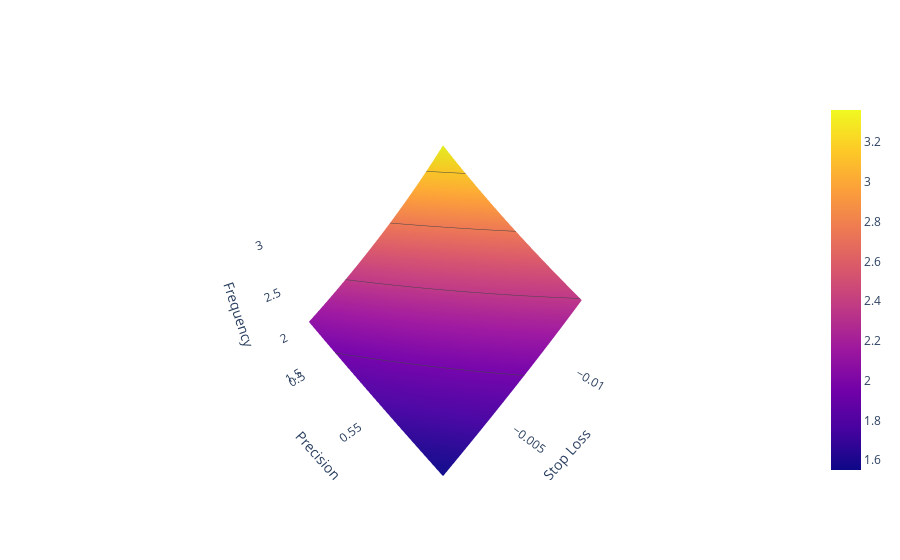

The code cell stored with this chart in its notebook:
### Markdown cell above
# Implied Betting Frequency
Computes the number of bets/year needed to achieve a Sharpe ratio with a certain precision rate

### Code cell
def f_binFreq(x, y):
    return bin_frequency(x, 0.1, y, 1.5)

x = np.linspace(-0.01, -0.001, 100)  
y = np.linspace(0.5, 0.6, 100)     
z = np.zeros((len(x), len(y)))
for i in range(len(x)):
    for j in range(len(y)):
        z[i, j] = f_binFreq(x[i], y[j])

fig = go.Figure(data=[go.Surface(z=z, x=x, y=y,
                                 contours = {
        "z": {"show": True, "start": z.min(), "end": z.max(), "size": 0.4}
    },)])
fig.update_layout({
                   'plot_bgcolor': 'rgba(0, 0, 0, 0)',
                   'paper_bgcolor': 'rgba(0, 0, 0, 0)',
                  }, scene=dict(
                                xaxis_title='Stop Loss',
                                yaxis_title='Precision',
                                zaxis_title='Frequency',
                                xaxis = dict(
                                showbackground=False),
                                yaxis = dict(
                                showbackground=False),
                                zaxis = dict(
                                showbackground=False)
                               ))
fig.show()

### Figure 1 — Plotly figure (JSON) as saved in the notebook; plotly's stock layout.template omitted (floating-point values rounded to 4 significant figures; data arrays with more than 128 entries replaced by an {"elided": "..."} marker saying what was removed)
{"data": [{"contours": {"z": {"end": 3.361, "show": true, "size": 0.4, "start": 1.551}}, "type": "surface", "x": [-0.01, -0.009909, -0.009818, -0.009727, -0.009636, -0.009545, -0.009455, -0.009364, -0.009273, -0.009182, -0.009091, -0.009, -0.008909, -0.008818, -0.008727, -0.008636, -0.008545, -0.008455, -0.008364, -0.008273, -0.008182, -0.008091, -0.008, -0.007909, -0.007818, -0.007727, -0.007636, -0.007545, -0.007455, -0.007364, -0.007273, -0.007182, -0.007091, -0.007, -0.006909, -0.006818, -0.006727, -0.006636, -0.006545, -0.006455, -0.006364, -0.006273, -0.006182, -0.006091, -0.006, -0.005909, -0.005818, -0.005727, -0.005636, -0.005545, -0.005455, -0.005364, -0.005273, -0.005182, -0.005091, -0.005, -0.004909, -0.004818, -0.004727, -0.004636, -0.004545, -0.004455, -0.004364, -0.004273, -0.004182, -0.004091, -0.004, -0.003909, -0.003818, -0.003727, -0.003636, -0.003545, -0.003455, -0.003364, -0.003273, -0.003182, -0.003091, -0.003, -0.002909, -0.002818, -0.002727, -0.002636, -0.002545, -0.002455, -0.002364, -0.002273, -0.002182, -0.002091, -0.002, -0.001909, -0.001818, -0.001727, -0.001636, -0.001545, -0.001455, -0.001364, -0.001273, -0.001182, -0.001091, -0.001], "y": [0.5, 0.501, 0.502, 0.503, 0.504, 0.5051, 0.5061, 0.5071, 0.5081, 0.5091, 0.5101, 0.5111, 0.5121, 0.5131, 0.5141, 0.5152, 0.5162, 0.5172, 0.5182, 0.5192, 0.5202, 0.5212, 0.5222, 0.5232, 0.5242, 0.5253, 0.5263, 0.5273, 0.5283, 0.5293, 0.5303, 0.5313, 0.5323, 0.5333, 0.5343, 0.5354, 0.5364, 0.5374, 0.5384, 0.5394, 0.5404, 0.5414, 0.5424, 0.5434, 0.5444, 0.5455, 0.5465, 0.5475, 0.5485, 0.5495, 0.5505, 0.5515, 0.5525, 0.5535, 0.5545, 0.5556, 0.5566, 0.5576, 0.5586, 0.5596, 0.5606, 0.5616, 0.5626, 0.5636, 0.5646, 0.5657, 0.5667, 0.5677, 0.5687, 0.5697, 0.5707, 0.5717, 0.5727, 0.5737, 0.5747, 0.5758, 0.5768, 0.5778, 0.5788, 0.5798, 0.5808, 0.5818, 0.5828, 0.5838, 0.5848, 0.5859, 0.5869, 0.5879, 0.5889, 0.5899, 0.5909, 0.5919, 0.5929, 0.5939, 0.5949, 0.596, 0.597, 0.598, 0.599, 0.6], "z": {"elided": "100x100 float values"}}], "layout": {"paper_bgcolor": "rgba(0, 0, 0, 0)", "plot_bgcolor": "rgba(0, 0, 0, 0)", "scene": {"xaxis": {"showbackground": false, "title": {"text": "Stop Loss"}}, "yaxis": {"showbackground": false, "title": {"text": "Precision"}}, "zaxis": {"showbackground": false, "title": {"text": "Frequency"}}}}}
